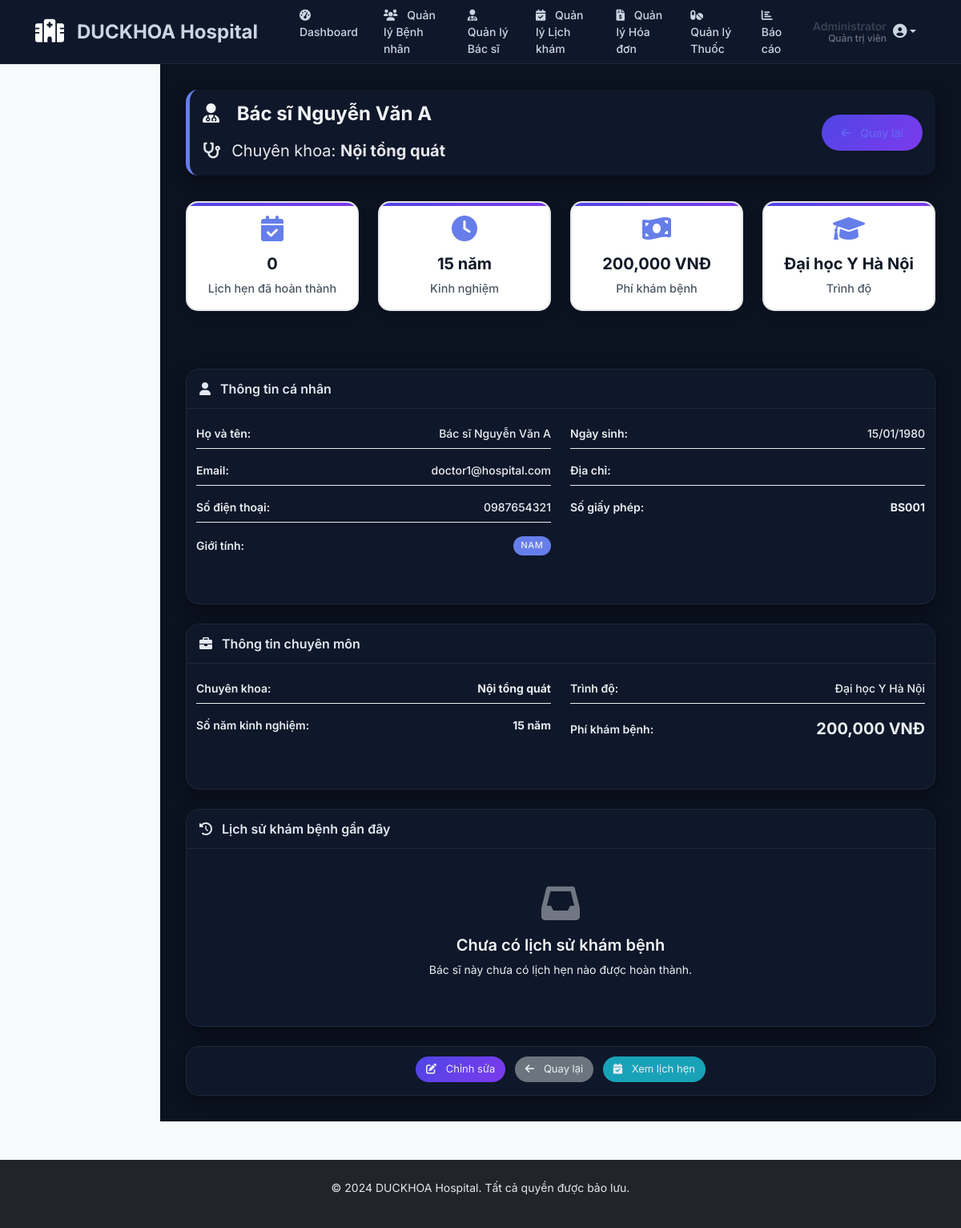
/admin/view_doctor.php?id=1 (signed in), run on the app's committed database.
### tables this page shows
CREATE TABLE doctors (
    id INT AUTO_INCREMENT PRIMARY KEY,
    user_id INT,
    specialty VARCHAR(100) NOT NULL,
    experience_years INT,
    education TEXT,
    license_number VARCHAR(50),
    consultation_fee DECIMAL(10,2) DEFAULT 0.00,
    status ENUM('active', 'inactive') DEFAULT 'active',
    created_at TIMESTAMP DEFAULT CURRENT_TIMESTAMP,
    FOREIGN KEY (user_id) REFERENCES users(id) ON DELETE CASCADE
);

CREATE TABLE users (
    id INT AUTO_INCREMENT PRIMARY KEY,
    username VARCHAR(50) NOT NULL UNIQUE,
    password VARCHAR(255) NOT NULL,
    email VARCHAR(100) NOT NULL UNIQUE,
    role ENUM('admin', 'patient', 'doctor') NOT NULL DEFAULT 'patient',
    full_name VARCHAR(100) NOT NULL,
    phone VARCHAR(20),
    address TEXT,
    date_of_birth DATE,
    gender ENUM('male', 'female', 'other'),
    created_at TIMESTAMP DEFAULT CURRENT_TIMESTAMP,
    updated_at TIMESTAMP DEFAULT CURRENT_TIMESTAMP ON UPDATE CURRENT_TIMESTAMP
);

### includes/functions.php (called while the page is built, shortened)
<?php
function formatDate($date) {
    return date('d/m/Y', strtotime($date));
}
?>

### admin/view_doctor.php (the view, shortened to what this page needs)
<?php
require_once '../config/db.php';
require_once '../includes/functions.php';
$doctor_id = isset($_GET['id']) ? (int)$_GET['id'] : 0;
$sql = "SELECT d.*, u.full_name, u.email, u.phone, u.gender, u.date_of_birth, u.address
        FROM doctors d
        JOIN users u ON d.user_id = u.id
        WHERE d.id = ?";
$stmt = $conn->prepare($sql);
$stmt->bind_param("i", $doctor_id);
$stmt->execute();
$result = $stmt->get_result();
$doctor = $result->fetch_assoc();
$appointments_sql = "SELECT COUNT(*) as completed_count FROM appointments WHERE doctor_id = ? AND status = 'completed'";
$appointments_stmt = $conn->prepare($appointments_sql);
$appointments_stmt->bind_param("i", $doctor_id);
$appointments_stmt->execute();
$appointments_result = $appointments_stmt->get_result();
$appointments_count = $appointments_result->fetch_assoc()['completed_count'];
$recent_appointments_sql = "SELECT a.*, u.full_name as patient_name, u.phone as patient_phone
                           FROM appointments a
                           JOIN users u ON a.patient_id = u.id
                           WHERE a.doctor_id = ? AND a.status = 'completed'
                           ORDER BY a.appointment_date DESC
                           LIMIT 5";
$recent_appointments_stmt = $conn->prepare($recent_appointments_sql);
$recent_appointments_stmt->bind_param("i", $doctor_id);
$recent_appointments_stmt->execute();
$recent_appointments = $recent_appointments_stmt->get_result();
include '../includes/header.php';
include '../includes/top_navbar.php';
?>
<div class="container-fluid">
    <div class="row">
        <div class="col-md-3 col-lg-2 sidebar"></div>
        <div class="col-md-9 col-lg-10 main-content">
            <div class="page-header">
                <div class="d-flex justify-content-between align-items-center">
                    <div>
                        <h1 class="mb-3">
                            <i class="fas fa-user-md me-3"></i>
                            <?php echo htmlspecialchars($doctor['full_name']); ?>
                        </h1>
                        <p class="mb-0 fs-5">
                            <i class="fas fa-stethoscope me-2"></i>
                            Chuyên khoa: <strong><?php echo htmlspecialchars($doctor['specialty']); ?></strong>
                        </p>
                    </div>
                    <a href="manage_doctors.php" class="btn-back">
                        <i class="fas fa-arrow-left me-2"></i>
                        Quay lại
                    </a>
                </div>
            </div>
                    <div class="row mb-5">
            <div class="col-lg-3 col-md-6 mb-4">
                    <div class="stats-card">
                        <i class="fas fa-calendar-check"></i>
                        <h4><?php echo $appointments_count; ?></h4>
                        <p>Lịch hẹn đã hoàn thành</p>
                    </div>
                </div>
                <div class="col-lg-3 col-md-6 mb-4">
                    <div class="stats-card">
                        <i class="fas fa-clock"></i>
                        <h4><?php echo $doctor['experience_years']; ?> năm</h4>
                        <p>Kinh nghiệm</p>
                    </div>
                </div>
                <div class="col-lg-3 col-md-6 mb-4">
                    <div class="stats-card">
                        <i class="fas fa-money-bill-wave"></i>
                        <h4><?php echo number_format($doctor['consultation_fee']); ?> VNĐ</h4>
                        <p>Phí khám bệnh</p>
                    </div>
                </div>
                <div class="col-lg-3 col-md-6 mb-4">
                    <div class="stats-card">
                        <i class="fas fa-graduation-cap"></i>
                        <h4><?php echo htmlspecialchars($doctor['education']); ?></h4>
                        <p>Trình độ</p>
                    </div>
                </div>
            </div>
            <div class="card mb-4">
                <div class="card-header">
                    <i class="fas fa-user me-2"></i>
                    Thông tin cá nhân
                </div>
                <div class="card-body">
                    <div class="row">
                        <div class="col-md-6">
                            <div class="info-row">
                                <span class="info-label">Họ và tên:</span>
                                <span class="info-value"><?php echo htmlspecialchars($doctor['full_name']); ?></span>
                            </div>
                            <div class="info-row">
                                <span class="info-label">Email:</span>
                                <span class="info-value"><?php echo htmlspecialchars($doctor['email']); ?></span>
                            </div>
                            <div class="info-row">
                                <span class="info-label">Số điện thoại:</span>
                                <span class="info-value"><?php echo htmlspecialchars($doctor['phone']); ?></span>
                            </div>
                            <div class="info-row">
                                <span class="info-label">Giới tính:</span>
                                <span class="info-value">
                                    <?php if ($doctor['gender'] == 'male'): ?>
                                        <span class="badge bg-primary">Nam</span>
                                    <?php else: ?>
                                        <span class="badge bg-pink">Nữ</span>
                                    <?php endif; ?>
                                </span>
                            </div>
                        </div>
                        <div class="col-md-6">
                            <div class="info-row">
                                <span class="info-label">Ngày sinh:</span>
                                <span class="info-value"><?php echo formatDate($doctor['date_of_birth']); ?></span>
                            </div>
                            <div class="info-row">
                                <span class="info-label">Địa chỉ:</span>
                            </div>
                            <div class="info-row">
                                <span class="info-label">Số giấy phép:</span>
                                <span class="info-value text-primary fw-bold"><?php echo htmlspecialchars($doctor['license_number']); ?></span>
                            </div>
                        </div>
                    </div>
                </div>
            </div>
            <div class="card mb-4">
                <div class="card-header">
                    <i class="fas fa-briefcase me-2"></i>
                    Thông tin chuyên môn
                </div>
                <div class="card-body">
                    <div class="row">
                        <div class="col-md-6">
                            <div class="info-row">
                                <span class="info-label">Chuyên khoa:</span>
                                <span class="info-value text-primary fw-bold"><?php echo htmlspecialchars($doctor['specialty']); ?></span>
                            </div>
                            <div class="info-row">
                                <span class="info-label">Số năm kinh nghiệm:</span>
                                <span class="info-value text-success fw-bold"><?php echo $doctor['experience_years']; ?> năm</span>
                            </div>
                        </div>
                        <div class="col-md-6">
                            <div class="info-row">
                                <span class="info-label">Trình độ:</span>
                                <span class="info-value"><?php echo htmlspecialchars($doctor['education']); ?></span>
                            </div>
                            <div class="info-row">
                                <span class="info-label">Phí khám bệnh:</span>
                                <span class="info-value text-success fw-bold fs-5"><?php echo number_format($doctor['consultation_fee']); ?> VNĐ</span>
                            </div>
                        </div>
                    </div>
                </div>
            </div>
            <div class="card mb-4">
                <div class="card-header">
                    <i class="fas fa-history me-2"></i>
                    Lịch sử khám bệnh gần đây
                </div>
                <div class="card-body">
                    <?php if ($recent_appointments->num_rows > 0): ?>
                        <div class="table-responsive">
                            <table class="table table-hover">
                                <thead>
                                    <tr>
                                        <th>Bệnh nhân</th>
                                        <th>Số điện thoại</th>
                                        <th>Ngày khám</th>
                                        <th>Triệu chứng</th>
                                        <th>Thao tác</th>
                                    </tr>
                                </thead>
                                <tbody>
                                    <?php while ($appointment = $recent_appointments->fetch_assoc()): ?>
                                    <tr>
                                        <td>
                                            <strong><?php echo htmlspecialchars($appointment['patient_name']); ?></strong>
                                        </td>
                                        <td><?php echo htmlspecialchars($appointment['patient_phone']); ?></td>
                                        <td><?php echo formatDate($appointment['appointment_date']); ?></td>
                                        <td>
                                            <?php
                                            $symptoms = htmlspecialchars($appointment['symptoms']);
                                            echo strlen($symptoms) > 50 ? substr($symptoms, 0, 50) . '...' : $symptoms;
                                            ?>
                                        </td>
                                        <td>
                                            <a href="view_appointment.php?id=<?php echo $appointment['id']; ?>"
                                               class="btn btn-sm btn-info">
                                                <i class="fas fa-eye me-1"></i>
                                                Xem chi tiết
                                            </a>
                                        </td>
                                    </tr>
                                    <?php endwhile; ?>
                                </tbody>
                            </table>
                        </div>
                        <?php if ($appointments_count > 5): ?>
                        <div class="text-center mt-3">
                            <a href="manage_appointments.php?doctor_id=<?php echo $doctor_id; ?>" class="btn btn-outline-primary">
                                <i class="fas fa-list me-2"></i>
                                Xem tất cả lịch hẹn
                            </a>
                        </div>
                        <?php endif; ?>
                    <?php else: ?>
                        <div class="empty-state">
                            <i class="fas fa-inbox"></i>
                            <h5>Chưa có lịch sử khám bệnh</h5>
                            <p>Bác sĩ này chưa có lịch hẹn nào được hoàn thành.</p>
                        </div>
                    <?php endif; ?>
                </div>
            </div>
            <div class="card">
                <div class="card-body text-center">
                    <a href="edit_doctor.php?id=<?php echo $doctor_id; ?>" class="btn btn-primary me-2">
                        <i class="fas fa-edit me-2"></i>
                        Chỉnh sửa
                    </a>
                    <a href="manage_doctors.php" class="btn btn-secondary me-2">
                        <i class="fas fa-arrow-left me-2"></i>
                        Quay lại
                    </a>
                    <a href="manage_appointments.php?doctor_id=<?php echo $doctor_id; ?>" class="btn btn-info">
                        <i class="fas fa-calendar-check me-2"></i>
                        Xem lịch hẹn
                    </a>
                </div>
            </div>
        </div>
    </div>
</div>
<?php include '../includes/footer.php'; ?>

### data on the page
doctors: user.full_name "Bác sĩ Nguyễn Văn A", specialty "Nội tổng quát", experience_years "15", consultation_fee "200,000", education "Đại học Y Hà Nội", user.email "doctor1@hospital.com", user.phone "0987654321", user.date_of_birth "15/01/1980", license_number "BS001"

### other printed values
$item['text'] "Dashboard"
$item['text'] "Quản lý Bệnh nhân"
$item['text'] "Quản lý Bác sĩ"
$item['text'] "Quản lý Lịch khám"
$item['text'] "Quản lý Hóa đơn"
$item['text'] "Quản lý Thuốc"
$item['text'] "Báo cáo"
$user_name "Administrator"
$role_text "Quản trị viên"
$appointments_count "0"
